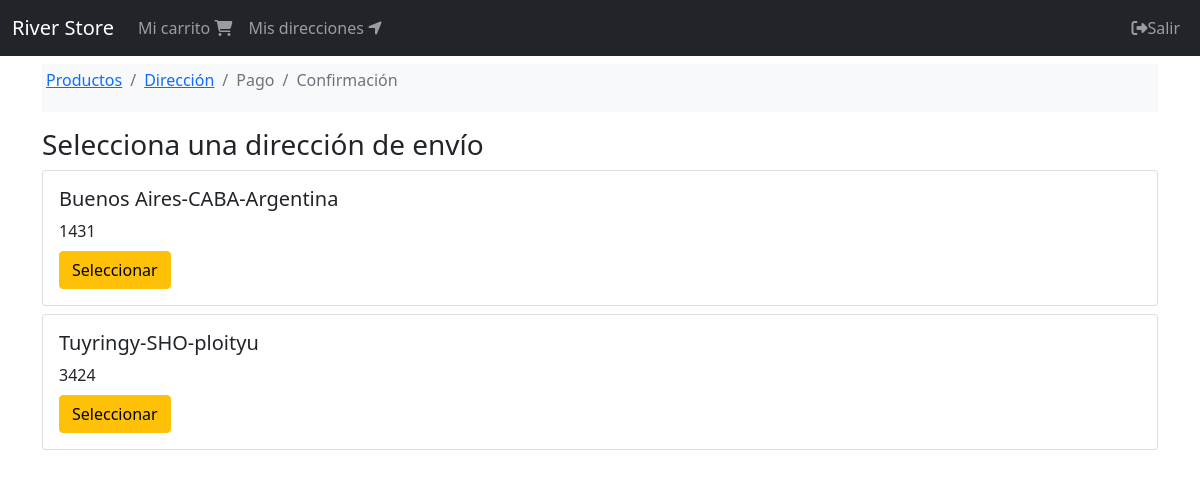
/orden/seleccionar/direccion (signed in), run on the app's committed database.
### shipping_addresses/models.py (models this page shows, shortened)
class ShippingAddress(models.Model):
    user = models.ForeignKey(User, null=False, blank=False, on_delete=models.CASCADE)
    line1 = models.CharField(max_length=200)
    line2 = models.CharField(max_length=200, blank=True)
    city=models.CharField(max_length=100)
    state=models.CharField(max_length=100)
    country=models.CharField(max_length=50)
    reference=models.CharField(max_length=300)
    postal_code=models.CharField(max_length=10, null=False, blank=False)
    default=models.BooleanField(default=False)
    created_at=models.DateTimeField(auto_now_add=True)
    @property
    def address(self):
        return f'{self.city}-{self.state}-{self.country}'

### orders/views.py (the view)
# urls.py: path('seleccionar/direccion', views.select_address, name='select_address'),
@login_required(login_url='login')
def select_address(request):
    shipping_addresses = request.user.shippingaddress_set.all()
    return render(request, 'orders/select_address.html', {
        'breadcrumb': breadcrumb(address=True),
        'shipping_addresses': shipping_addresses
    })

### orders/utils.py (called while the page is built)
def breadcrumb(products=True, payment=False, address=False, confirmation=False):
    return [
        {'title': 'Productos', 'active': products, 'url': reverse('orders:order')},
        {'title': 'Dirección', 'active': address, 'url': reverse('orders:address')},
        {'title': 'Pago', 'active': payment, 'url': reverse('orders:order')},
        {'title': 'Confirmación', 'active': confirmation, 'url': reverse('orders:order')}
    ]

### orders/templates/orders/select_address.html
{% extends 'base.html' %}
{% block breadcrumb %}
{% include 'orders/snippets/breadcrumb.html' %}
{% endblock %}
{% block content %}
<div class="col">
    <div class="h3">
        Selecciona una dirección de envío
    </div>
    <div class="mt-2">
        {% for shipping_address in shipping_addresses %}
        <div class="card mb-2">
            <div class="card-body">
                <h5 class="card-title">{{ shipping_address.address }}</h5>
                <p class="card-title">{{ shipping_address.postal_code }}</p>
                <a href="{% url 'orders:check_address' shipping_address.pk %}" class="btn btn-warning">Seleccionar</a>
            </div>
        </div>
        {% endfor %}
    </div>
</div>
{% endblock %}

### data on the page
ShippingAddress: address "Buenos Aires-CABA-Argentina", postal_code "1431"
ShippingAddress: address "Tuyringy-SHO-ploityu", postal_code "3424"

### other printed values
{{ item.title }} "Productos" "Dirección"
{{ item.title }} "Pago" "Confirmación"
